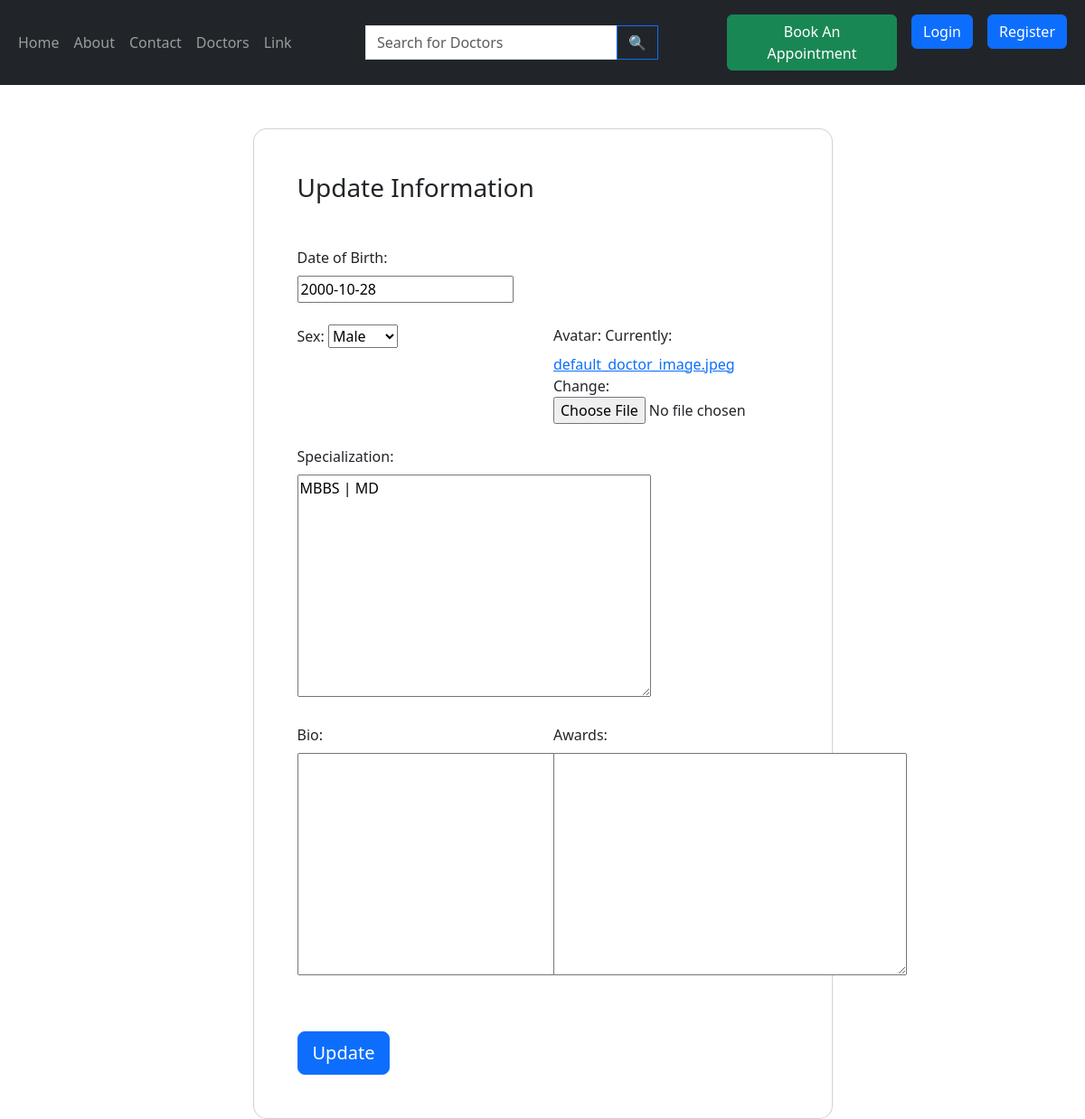
The app's page /doctor-update/1/ with its own data.
### doctor/models.py (models this page shows, shortened)
class Doctor(models.Model):
  user= models.OneToOneField(User, on_delete= models.CASCADE,default=1)
  dob= models.DateField(default= None)
  sex= models.CharField(max_length= 10, choices= [('MALE', 'Male'), ('FEMALE', 'Female'), ('OTHER', 'Other')], default= 'FEMALE')
  department = models.ManyToManyField(Department)
  specialization = models.TextField(blank= True, null= True)
  dayofstarting= models.DateField(auto_now= True)
  avatar=models.ImageField(default="default_doctor_image.jpeg")
  Bio=models.TextField(default="",blank= True, null= True)
  Awards=models.TextField(default="",blank= True, null= True)

### doctor/views.py (the view)
# urls.py: path('doctor-update/<str:pk>/',views.doctor_update,name="doctor-update"),
def doctor_update(request,pk):
    doctor=Doctor.objects.get(id=int(pk))
    form = DoctorForm(instance=doctor)
    if (request.method=='POST'):
        form = DoctorForm(request.POST,request.FILES,instance=doctor)
        if form.is_valid():
            form.save()
            return redirect('doctor-profile',pk=doctor.id)
    context={'form':form}
    return render(request,'doctor_update.html',context)

### doctor/forms.py
class DoctorForm(ModelForm):
    class Meta:
        model=Doctor
        fields=['dob','sex','specialization','avatar','Bio','Awards']

### doctor/templates/doctor_update.html (shortened to what this page needs)
{% extends "base.html" %}
{% block start %}
<section class="vh-100 gradient-custom">
    <div class="container py-5 h-100">
        <div class="row justify-content-center align-items-center h-100">
            <div class="col-12 col-lg-9 col-xl-7">
                <div class="card shadow-2-strong card-registration" style="border-radius: 15px;">
                    <div class="card-body p-4 p-md-5">
                        <h3 class="mb-4 pb-2 pb-md-0 mb-md-5">Update Information</h3>
                        <form method="post" action="" enctype="multipart/form-data">
                            <div>
                                <div class="row">
                                    <div class="col-md-6 mb-4">
                                        <div data-mdb-input-init class="form-outline">
                                            <label class="form-label" for="dob">Date of Birth:</label>
                                            {{ form.dob }}
                                        </div>
                                    </div>
                                </div>
                                <div class="row">
                                    <div class="col-md-6 mb-4">
                                        <div data-mdb-input-init class="form-outline">
                                            <label class="form-label" for="sex">Sex:</label>
                                            {{ form.sex }}
                                        </div>
                                    </div>
                                    <div class="col-md-6 mb-4">
                                        <div data-mdb-input-init class="form-outline">
                                            <label class="form-label" for="avatar">Avatar:</label>
                                            {{ form.avatar }}
                                        </div>
                                    </div>
                                </div>
                                <div class="row">
                                    <div class="col-md-6 mb-4">
                                        <div data-mdb-input-init class="form-outline">
                                            <label class="form-label" for="specialization">Specialization:</label>
                                            {{ form.specialization }}
                                        </div>
                                    </div>
                                </div>
                                <div class="row">
                                    <div class="col-md-6 mb-4">
                                        <div data-mdb-input-init class="form-outline">
                                            <label class="form-label" for="bio">Bio:</label>
                                            {{ form.Bio }}
                                        </div>
                                    </div>
                                    <div class="col-md-6 mb-4">
                                        <div data-mdb-input-init class="form-outline">
                                            <label class="form-label" for="awards">Awards:</label>
                                            {{ form.Awards }}
                                        </div>
                                    </div>
                                </div>
                                <div class="mt-4 pt-2">
                                    <input data-mdb-ripple-init class="btn btn-primary btn-lg" type="submit" value="Update" />
                                </div>
                            </div>
                        </form>
                    </div>
                </div>
            </div>
        </div>
    </div>
</section>
{% endblock %}

### records on screen
Doctor: dob "2000-10-28", sex "Male", specialization "MBBS | MD"
